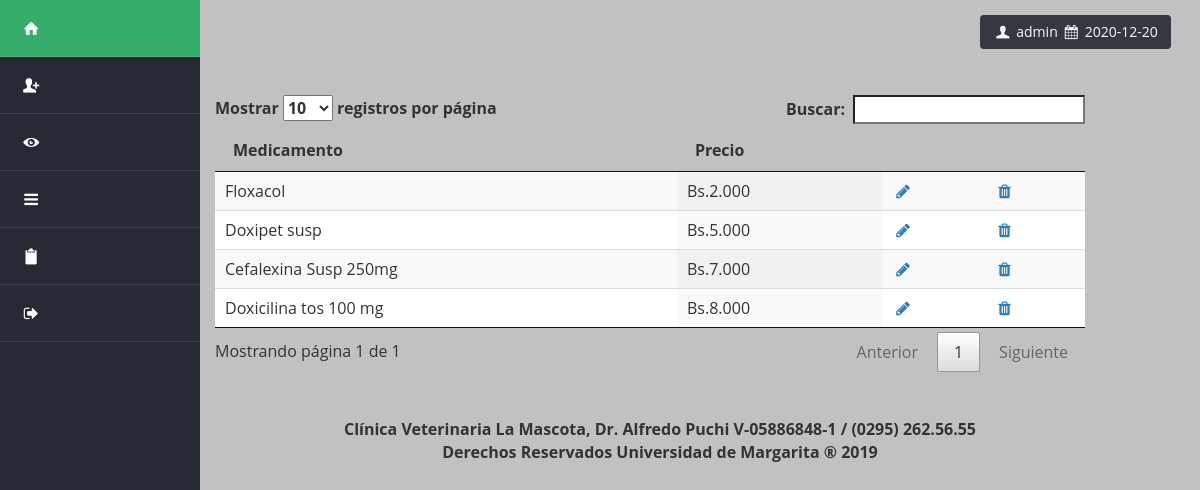
The app's page /mostrar_medicamentos_dataTable.php (signed in) with its own data.
### tables this page shows
CREATE TABLE `medicamentos` (
  `NOMBRE` varchar(200) NOT NULL,
  `PRECIO` varchar(100) NOT NULL
);

### mostrar_medicamentos_dataTable.php (the view, shortened to what this page needs)
<?php session_start();
	require 'admin/config.php';
	$conexion = conexion($bd_config);
	$statement = $conexion->prepare("SELECT * FROM medicamentos");
	$statement->execute();
	$resultado = $statement->fetchAll();
	$diaActual=date("d");
	$mesActual=date("m");
	$anioActual=date("Y");
	$fechaActual = $anioActual .'-'. $mesActual .'-'. $diaActual;
?>
<html lang="es">
	<head>
		<link rel="stylesheet" type="text/css" href="data_table/css/bootstrap.min.css">
		<link rel="stylesheet" type="text/css" href="data_table/css/bootstrap-theme.css">
		<link href="data_table/css/jquery.dataTables.min.css" rel="stylesheet">
		<link rel="stylesheet" type="text/css" href="css/fontello.css">
		<link rel="stylesheet" type="text/css" href="css/estilos.css">
	</head>
<body>
	<div class="container-fluid">
			<div class="row">
				<?php require'views/HeadTipo1.php'; ?>
				<button class="wrapper btn" ><span><i class="icon-user"></i></span><?php echo " " .$_SESSION['usuario'] ."  "?><span><i class="icon-calendar"></i></span><?php echo " " .$fechaActual?></button>
			<br>
			<br>
			<br>
			<div class="col-md-9 table-responsive">
				<table class="display" id="mitabla">
					<thead>
						<tr>
							<th>Medicamento</th>
							<th>Precio</th>
							<th></th>
							<th></th>
						</tr>
					</thead>
					<tbody>
						<?php foreach ($resultado as $row): ?>
							<tr>
								<td><?php echo $row['NOMBRE']; ?></td>
								<td><?php echo $row['PRECIO']; ?></td>
								<td><a class="icon-pencil" href="editar_medicamento.php?medicamento=<?php echo $row['NOMBRE']; ?> " ></a></td>
								<td><a href="#" class="icon-trash" data-href="eliminar_medicamento.php?medicamento=<?php echo $row['NOMBRE']; ?>" data-toggle="modal" data-target="#confirm-delete"></a></td>
							</tr>
						<?php endforeach ?>
					</tbody>
				</table>
				<br>
				<br>
				<p style="text-align:center; margin-left: 20px;"><b>Clínica Veterinaria La Mascota, Dr. Alfredo Puchi V-05886848-1 / (0295) 262.56.55 <br> Derechos Reservados Universidad de Margarita &reg; 2019</b></p>
			</div>
		</div>
	</div>
</body>
</html>

### css/estilos.css (style rules this page uses)
body { background: #C1C1C1; font-size: 16px; font-family: 'Open Sans', sans-serif; }

### mostrar_medicamentos_dataTable.php (style rules this page uses)
.wrapper { margin: 1em; margin-bottom: 0; margin-top: 15px; margin-left: 65%; opacity: 0.9; background-color: #262a34; cursor: pointer; color: white; }

### records on screen
medicamentos: NOMBRE "Doxipet susp", PRECIO "Bs.5.000"
medicamentos: NOMBRE "Doxicilina tos 100 mg", PRECIO "Bs.8.000"
medicamentos: NOMBRE "Floxacol", PRECIO "Bs.2.000"
medicamentos: NOMBRE "Cefalexina Susp 250mg", PRECIO "Bs.7.000"

### other values on screen
$_SESSION['usuario'] "admin"
